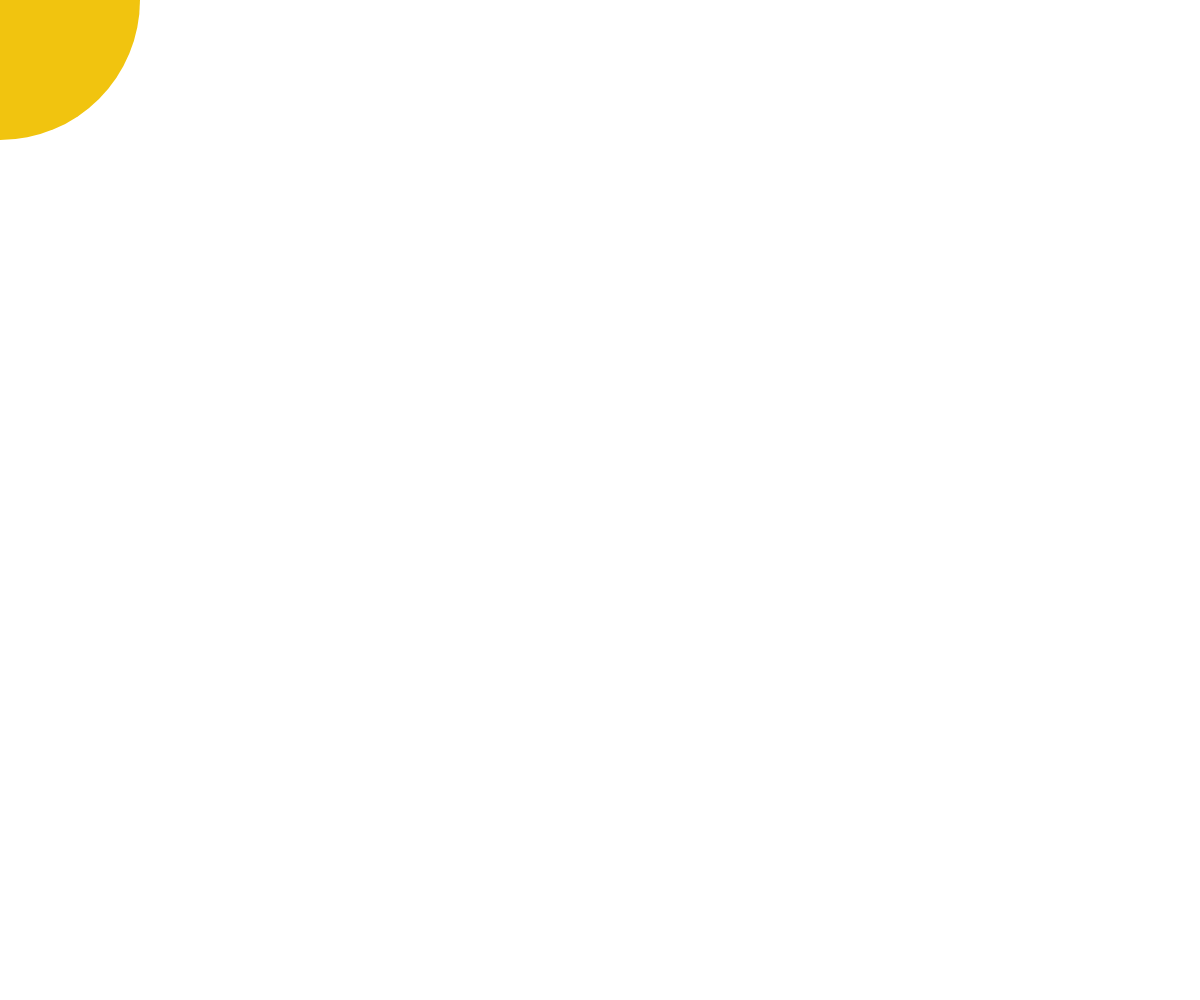
Frame 1 (no input)
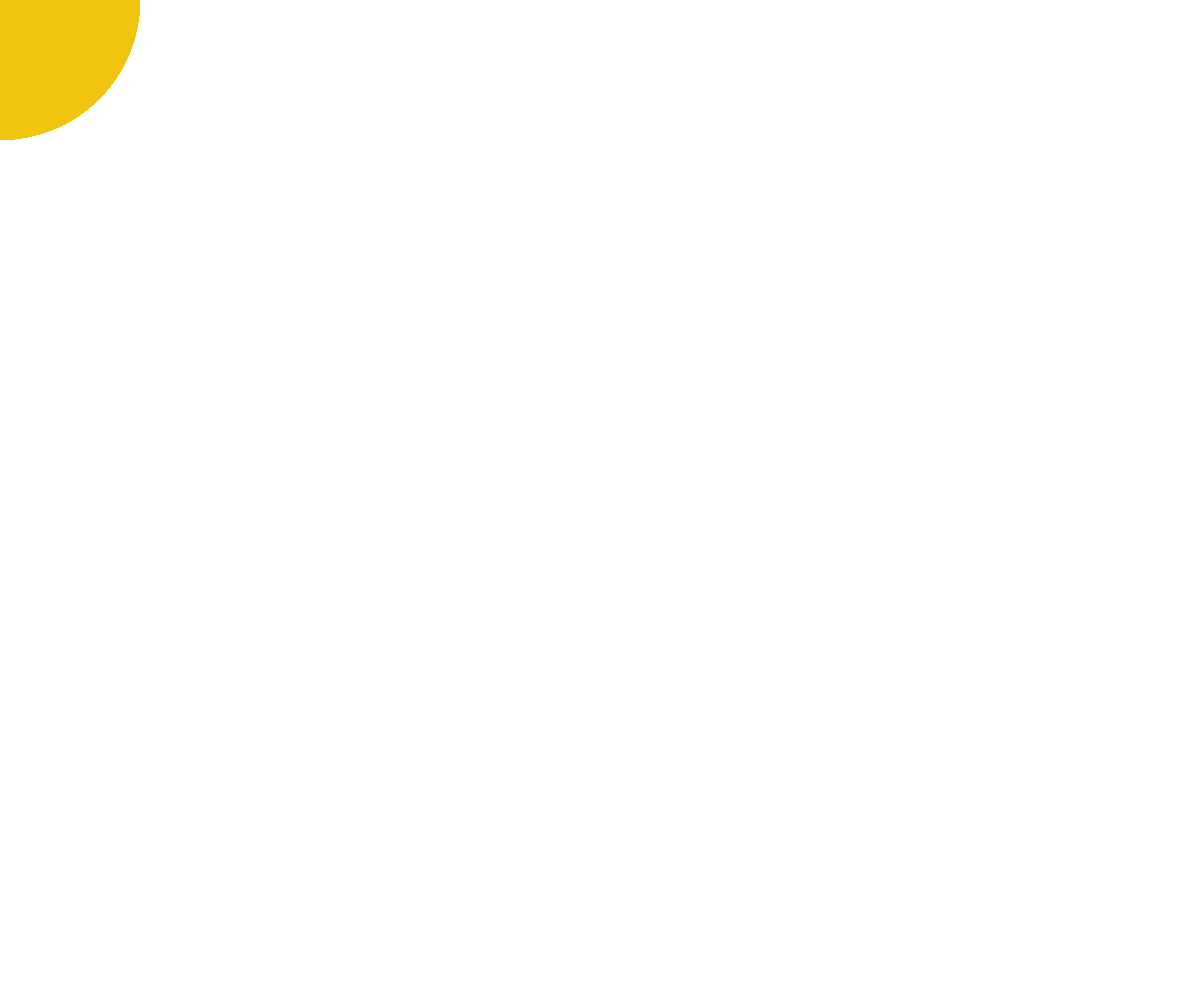
Frame 60 (no input)
Frame 120 (the mouse pressed at the canvas centre since frame 60): identical to frame 60, image omitted

The p5.js sketch that drew these frames (run headless with seeded random() and noise() and a simulated clock; from frame 60 on, the mouse is pressed at the canvas centre):

// p5.js sketch
// ── sketch.js
// painting and erasing with an ellipse

function setup() {
  createCanvas(windowWidth, windowHeight);
}

function draw() {

	// if mouse pressed, make ellipse white
	noStroke();
	if (mouseIsPressed) {
		fill(255);
	} else {
		fill(241, 196, 15);
	}

	// draw ellipse at mouse position
	ellipse(mouseX, mouseY, 280,280);
}
